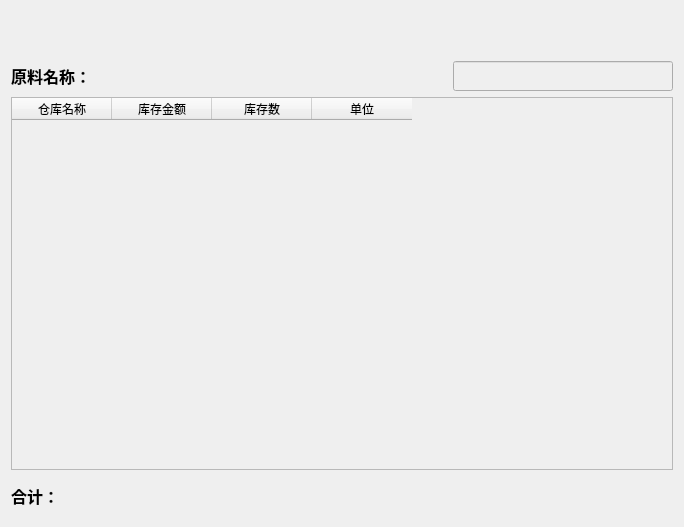
<?xml version="1.0" encoding="UTF-8"?>
<ui version="4.0">
 <class>TimeMatInfo</class>
 <widget class="QWidget" name="TimeMatInfo">
  <property name="geometry">
   <rect>
    <x>0</x>
    <y>0</y>
    <width>684</width>
    <height>527</height>
   </rect>
  </property>
  <layout class="QVBoxLayout" name="verticalLayout_2">
   <item>
    <spacer name="horizontalSpacer">
     <property name="orientation">
      <enum>Qt::Horizontal</enum>
     </property>
     <property name="sizeHint" stdset="0">
      <size>
       <width>40</width>
       <height>25</height>
      </size>
     </property>
    </spacer>
   </item>
   <item>
    <spacer name="horizontalSpacer_2">
     <property name="orientation">
      <enum>Qt::Horizontal</enum>
     </property>
     <property name="sizeHint" stdset="0">
      <size>
       <width>40</width>
       <height>25</height>
      </size>
     </property>
    </spacer>
   </item>
   <item>
    <layout class="QVBoxLayout" name="verticalLayout">
     <item>
      <layout class="QHBoxLayout" name="horizontalLayout">
       <item>
        <widget class="QLabel" name="label">
         <property name="font">
          <font>
           <family>宋体</family>
           <pointsize>12</pointsize>
           <weight>75</weight>
           <bold>true</bold>
          </font>
         </property>
         <property name="text">
          <string>原料名称：</string>
         </property>
        </widget>
       </item>
       <item>
        <widget class="QLineEdit" name="lineEditMatInfo">
         <property name="enabled">
          <bool>false</bool>
         </property>
         <property name="minimumSize">
          <size>
           <width>220</width>
           <height>30</height>
          </size>
         </property>
         <property name="maximumSize">
          <size>
           <width>220</width>
           <height>30</height>
          </size>
         </property>
         <property name="font">
          <font>
           <family>宋体</family>
           <pointsize>10</pointsize>
           <weight>50</weight>
           <bold>false</bold>
          </font>
         </property>
         <property name="styleSheet">
          <string notr="true">color: rgb(0, 0, 0);</string>
         </property>
        </widget>
       </item>
      </layout>
     </item>
     <item>
      <widget class="QTableWidget" name="tableWidgetData">
       <property name="enabled">
        <bool>false</bool>
       </property>
       <property name="styleSheet">
        <string notr="true">color: rgb(0, 0, 0);</string>
       </property>
       <column>
        <property name="text">
         <string>仓库名称</string>
        </property>
       </column>
       <column>
        <property name="text">
         <string>库存金额</string>
        </property>
       </column>
       <column>
        <property name="text">
         <string>库存数</string>
        </property>
       </column>
       <column>
        <property name="text">
         <string>单位</string>
        </property>
       </column>
      </widget>
     </item>
     <item>
      <widget class="QLabel" name="labelInfo">
       <property name="minimumSize">
        <size>
         <width>0</width>
         <height>40</height>
        </size>
       </property>
       <property name="maximumSize">
        <size>
         <width>16777215</width>
         <height>40</height>
        </size>
       </property>
       <property name="font">
        <font>
         <family>宋体</family>
         <pointsize>12</pointsize>
         <weight>75</weight>
         <bold>true</bold>
        </font>
       </property>
       <property name="styleSheet">
        <string notr="true"/>
       </property>
       <property name="text">
        <string>合计：</string>
       </property>
       <property name="alignment">
        <set>Qt::AlignLeading|Qt::AlignLeft|Qt::AlignVCenter</set>
       </property>
      </widget>
     </item>
    </layout>
   </item>
  </layout>
 </widget>
 <resources/>
 <connections/>
</ui>
